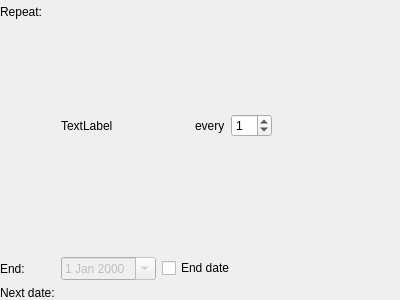
<?xml version="1.0" encoding="UTF-8"?>
<ui version="4.0">
 <class>recurrentWidget</class>
 <widget class="QWidget" name="recurrentWidget">
  <property name="geometry">
   <rect>
    <x>0</x>
    <y>0</y>
    <width>400</width>
    <height>300</height>
   </rect>
  </property>
  <property name="windowTitle">
   <string>Recurrent</string>
  </property>
  <layout class="QFormLayout" name="formLayout">
   <property name="leftMargin">
    <number>0</number>
   </property>
   <property name="topMargin">
    <number>0</number>
   </property>
   <property name="rightMargin">
    <number>0</number>
   </property>
   <property name="bottomMargin">
    <number>0</number>
   </property>
   <item row="0" column="0">
    <widget class="QLabel" name="label">
     <property name="text">
      <string>Repeat:</string>
     </property>
    </widget>
   </item>
   <item row="0" column="1">
    <layout class="QHBoxLayout" name="horizontalLayout">
     <item>
      <widget class="QStackedWidget" name="repeatModeStack">
       <property name="currentIndex">
        <number>1</number>
       </property>
       <widget class="QWidget" name="page">
        <layout class="QHBoxLayout" name="horizontalLayout_3">
         <property name="leftMargin">
          <number>0</number>
         </property>
         <property name="topMargin">
          <number>0</number>
         </property>
         <property name="rightMargin">
          <number>0</number>
         </property>
         <property name="bottomMargin">
          <number>0</number>
         </property>
         <item>
          <widget class="QComboBox" name="repeatModeCB"/>
         </item>
        </layout>
       </widget>
       <widget class="QWidget" name="page_2">
        <layout class="QHBoxLayout" name="horizontalLayout_4">
         <property name="leftMargin">
          <number>0</number>
         </property>
         <property name="topMargin">
          <number>0</number>
         </property>
         <property name="rightMargin">
          <number>0</number>
         </property>
         <property name="bottomMargin">
          <number>0</number>
         </property>
         <item>
          <widget class="QLabel" name="repeatModeLabel">
           <property name="text">
            <string>TextLabel</string>
           </property>
          </widget>
         </item>
        </layout>
       </widget>
      </widget>
     </item>
     <item>
      <widget class="QLabel" name="label_2">
       <property name="text">
        <string>every</string>
       </property>
       <property name="alignment">
        <set>Qt::AlignLeading|Qt::AlignLeft|Qt::AlignVCenter</set>
       </property>
      </widget>
     </item>
     <item>
      <widget class="QSpinBox" name="everySB">
       <property name="value">
        <number>1</number>
       </property>
      </widget>
     </item>
     <item>
      <spacer name="horizontalSpacer">
       <property name="orientation">
        <enum>Qt::Horizontal</enum>
       </property>
       <property name="sizeHint" stdset="0">
        <size>
         <width>40</width>
         <height>20</height>
        </size>
       </property>
      </spacer>
     </item>
    </layout>
   </item>
   <item row="1" column="0">
    <widget class="QLabel" name="label_3">
     <property name="text">
      <string>End:</string>
     </property>
    </widget>
   </item>
   <item row="1" column="1">
    <layout class="QHBoxLayout" name="horizontalLayout_2">
     <item>
      <widget class="QDateEdit" name="endDateEdit">
       <property name="enabled">
        <bool>false</bool>
       </property>
       <property name="calendarPopup">
        <bool>true</bool>
       </property>
      </widget>
     </item>
     <item>
      <widget class="QCheckBox" name="endDateCB">
       <property name="text">
        <string>End date</string>
       </property>
      </widget>
     </item>
     <item>
      <spacer name="horizontalSpacer_2">
       <property name="orientation">
        <enum>Qt::Horizontal</enum>
       </property>
       <property name="sizeHint" stdset="0">
        <size>
         <width>40</width>
         <height>20</height>
        </size>
       </property>
      </spacer>
     </item>
    </layout>
   </item>
   <item row="2" column="0">
    <widget class="QLabel" name="label_4">
     <property name="text">
      <string>Next date:</string>
     </property>
    </widget>
   </item>
   <item row="2" column="1">
    <widget class="QLabel" name="nextRepeatLabel">
     <property name="text">
      <string/>
     </property>
    </widget>
   </item>
  </layout>
 </widget>
 <resources/>
 <connections>
  <connection>
   <sender>endDateCB</sender>
   <signal>toggled(bool)</signal>
   <receiver>endDateEdit</receiver>
   <slot>setEnabled(bool)</slot>
   <hints>
    <hint type="sourcelabel">
     <x>194</x>
     <y>56</y>
    </hint>
    <hint type="destinationlabel">
     <x>104</x>
     <y>56</y>
    </hint>
   </hints>
  </connection>
 </connections>
</ui>
